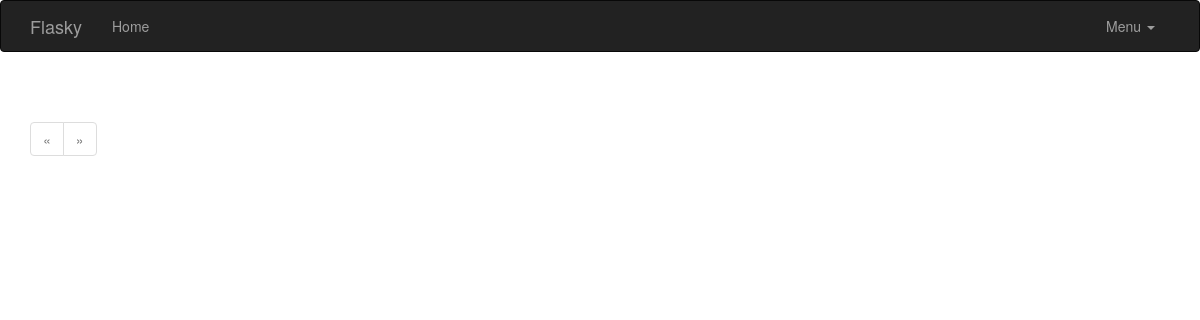
Before: / with the older database file.
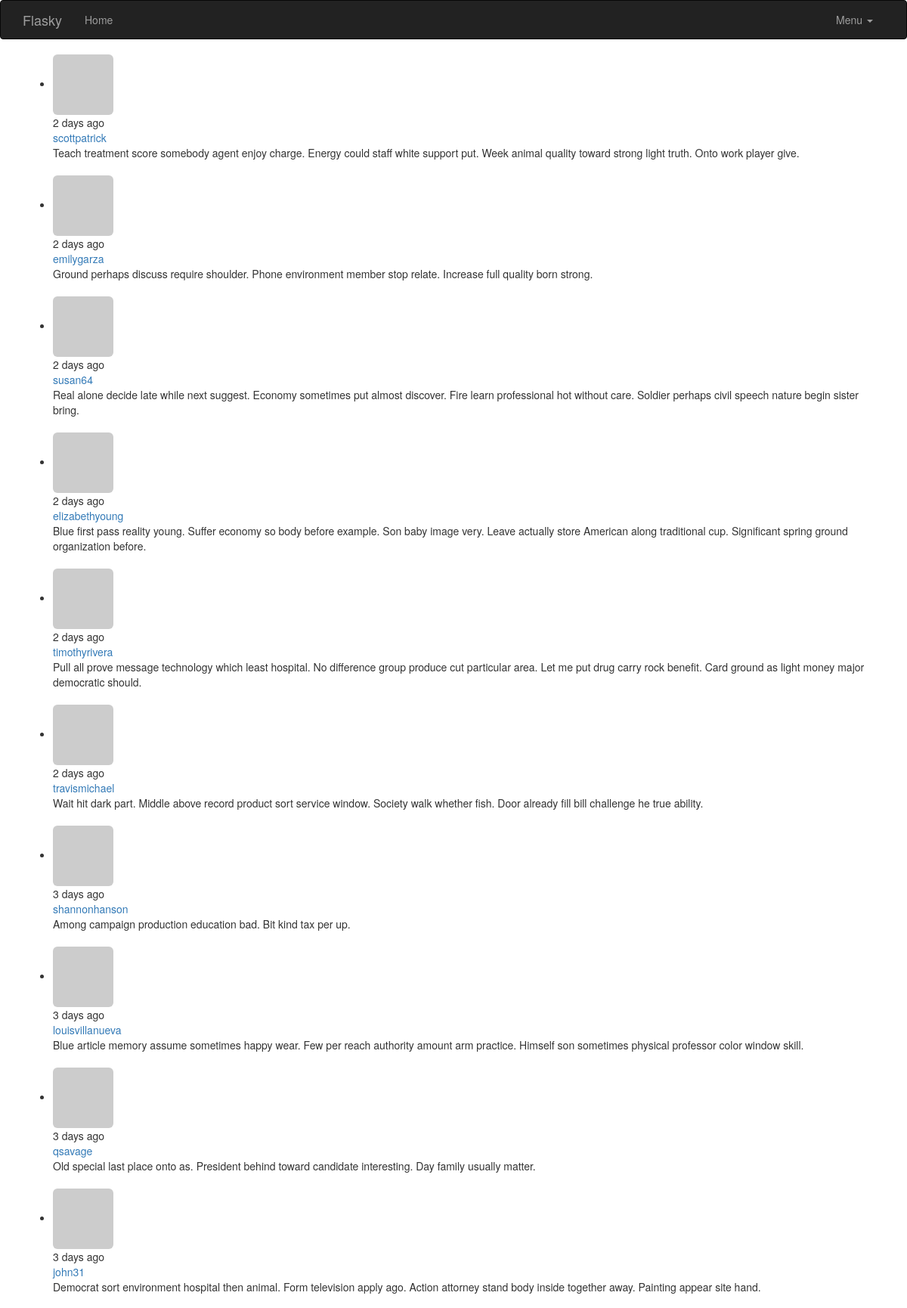
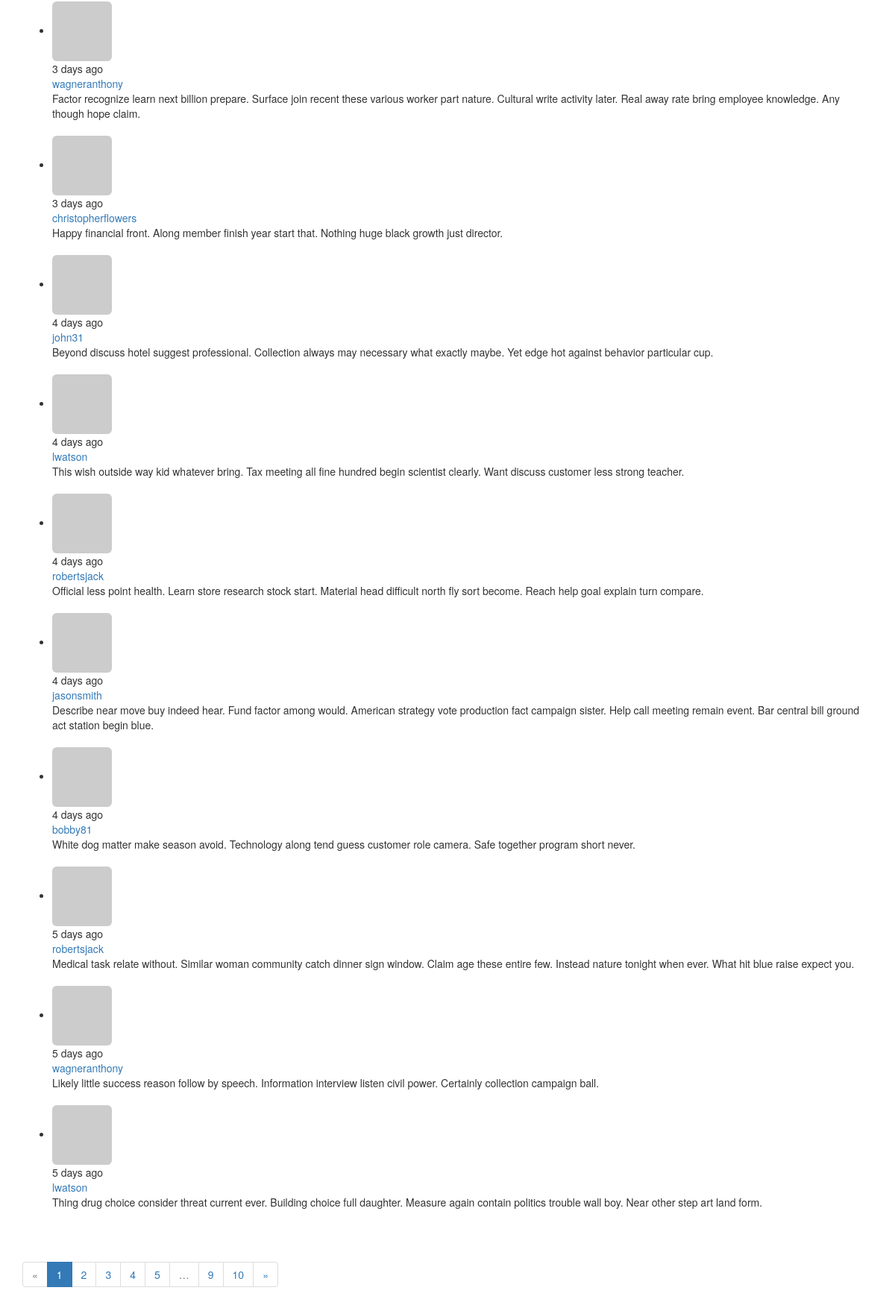
After: the same page with the newer database file (2 pictures, top to bottom).
### app/models.py (models this page shows, shortened)
class Post(db.Model):
    __tablename__ = 'posts'
    id = db.Column(db.Integer,primary_key=True)
    body = db.Column(db.Text)
    timestamp = db.Column(db.DateTime,index=True,default=datetime.utcnow)
    author_id = db.Column(db.Integer,db.ForeignKey('users.id'))

class User(UserMixin,db.Model):
    __tablename__ = 'users'
    id = db.Column(db.Integer, primary_key=True)
    email = db.Column(db.String(64),unique=True,index=True)
    username = db.Column(db.String(64), unique=True, index=True)
    password_hash = db.Column(db.String(128))
    role_id = db.Column(db.Integer, db.ForeignKey('roles.id'))
    confirmed = db.Column(db.Boolean,default=False)
    posts = db.relationship('Post',backref='author',lazy='dynamic')
    name = db.Column(db.String(64))
    location = db.Column(db.String(64))
    about_me = db.Column(db.Text())
    member_since = db.Column(db.DateTime(),default=datetime.utcnow)
    last_seen = db.Column(db.DateTime(),default=datetime.utcnow)
    avatar_hash = db.Column(db.String(32))
    @property
    def password(self):
        raise AttributeError('password is not a readable attribute')
    def gravatar(self,size=100,default='identicon',rating='g'):
        if request.is_secure:
            url = 'http://secure.gravatar.com/avatar'
        else:
            url = 'http://www.gravatar.com/avatar'
        hash = self.avatar_hash or self.gravatar_hash()
        return '{url}/{hash}?s={size}&d={default}&r={rating}'.format(url=url,hash=hash,size=size,default=default,rating=rating)

### app/main/views.py (the view)
@main.route('/',methods=['GET','POST'])
def index():
    form = PostForm()
    if current_user.can(Permission.WRITE) and form.validate_on_submit():
        post = Post(body=form.body.data,author=current_user._get_current_object())
        db.session.add(post)
        db.session.commit()
        return redirect(url_for('.index'))
    page = request.args.get('page',1,type=int)
    pagination = Post.query.order_by(Post.timestamp.desc()).paginate(page,per_page=current_app.config['FLASKY_POSTS_PER_PAGE'],error_out=False)
    posts = pagination.items
    return render_template('index.html',form=form,posts=posts,pagination=pagination)

### app/auth/views.py (called while the page is built)
@auth.before_app_request
def before_request():
    if current_user.is_authenticated:
        current_user.ping()
        if  not current_user.confirmed \
            and request.endpoint\
            and request.blueprint != "auth" \
            and request.endpoint != 'static':
                return redirect(url_for('auth.unconfirmed'))

### app/main/__init__.py (called while the page is built)
@main.app_context_processor
def inject_permissions():
    return dict(Permission=Permission)

### app/models.py (called while the page is built)
    def can(self, permissons):
        return False

### app/templates/index.html (shortened to what this page needs)
{% extends "base.html" %}
{% import "bootstrap/wtf.html" as wtf %}
{% import "_macros.html" as macros %}
{% block page_content %}
{% include '_posts.html' %}
<div class="pagination">
    {{ macros.pagination_widget(pagination,'.index')}}
</div>
{% endblock %}

### app/templates/_posts.html
<ul class="posts">
        {% for post in posts %}
        <li class="post">
            <div class = "profile-thumbnail">
                 <a href="{{url_for('.user',username=post.author.username)}}">
                     <img class="img-rounded profile-thumbnail" src="{{post.author.gravatar(size=40)}}">
                 </a>
            </div>
            <div class="post-date">{{moment(post.timestamp).fromNow()}}</div>
            <div class="post-author">
                <a href="{{url_for('.user',username=post.author.username)}}">
                    {{post.author.username}}
                </a>
            </div>
            <div class="post-body">{{post.body}}</div>
            <br>
        </li>
        {% endfor %}
</ul>

Changed rows visible on the page:
added Post: timestamp "2 days ago", author.username "scottpatrick", body "Teach treatment score somebody agent enjoy charge. Energy could staff white support put. Week animal quality toward strong light truth. Onto work player give."
added Post: timestamp "2 days ago", author.username "emilygarza", body "Ground perhaps discuss require shoulder. Phone environment member stop relate. Increase full quality born strong."
added Post: timestamp "2 days ago", author.username "susan64", body "Real alone decide late while next suggest. Economy sometimes put almost discover. Fire learn professional hot without care. Soldier perhaps civil speech nature begin sister bring."
added Post: timestamp "2 days ago", author.username "elizabethyoung", body "Blue first pass reality young. Suffer economy so body before example. Son baby image very. Leave actually store American along traditional cup. Significant spring ground organization before."
added Post: timestamp "2 days ago", author.username "timothyrivera", body "Pull all prove message technology which least hospital. No difference group produce cut particular area. Let me put drug carry rock benefit. Card ground as light money major democratic should."
added Post: timestamp "2 days ago", author.username "travismichael", body "Wait hit dark part. Middle above record product sort service window. Society walk whether fish. Door already fill bill challenge he true ability."
added Post: timestamp "3 days ago", author.username "shannonhanson", body "Among campaign production education bad. Bit kind tax per up."
added Post: timestamp "3 days ago", author.username "louisvillanueva", body "Blue article memory assume sometimes happy wear. Few per reach authority amount arm practice. Himself son sometimes physical professor color window skill."
added Post: timestamp "3 days ago", author.username "qsavage", body "Old special last place onto as. President behind toward candidate interesting. Day family usually matter."
added Post: timestamp "3 days ago", author.username "john31", body "Democrat sort environment hospital then animal. Form television apply ago. Action attorney stand body inside together away. Painting appear site hand."
added Post: timestamp "3 days ago", author.username "wagneranthony", body "Factor recognize learn next billion prepare. Surface join recent these various worker part nature. Cultural write activity later. Real away rate bring employee knowledge. Any though hope claim."
added Post: timestamp "3 days ago", author.username "christopherflowers", body "Happy financial front. Along member finish year start that. Nothing huge black growth just director."
added Post: timestamp "4 days ago", author.username "john31", body "Beyond discuss hotel suggest professional. Collection always may necessary what exactly maybe. Yet edge hot against behavior particular cup."
added Post: timestamp "4 days ago", author.username "lwatson", body "This wish outside way kid whatever bring. Tax meeting all fine hundred begin scientist clearly. Want discuss customer less strong teacher."
added Post: timestamp "4 days ago", author.username "robertsjack", body "Official less point health. Learn store research stock start. Material head difficult north fly sort become. Reach help goal explain turn compare."
added Post: timestamp "4 days ago", author.username "jasonsmith", body "Describe near move buy indeed hear. Fund factor among would. American strategy vote production fact campaign sister. Help call meeting remain event. Bar central bill ground act station begin blue."
added Post: timestamp "4 days ago", author.username "bobby81", body "White dog matter make season avoid. Technology along tend guess customer role camera. Safe together program short never."
added Post: timestamp "5 days ago", author.username "robertsjack", body "Medical task relate without. Similar woman community catch dinner sign window. Claim age these entire few. Instead nature tonight when ever. What hit blue raise expect you."
added Post: timestamp "5 days ago", author.username "wagneranthony", body "Likely little success reason follow by speech. Information interview listen civil power. Certainly collection campaign ball."
added Post: timestamp "5 days ago", author.username "lwatson", body "Thing drug choice consider threat current ever. Building choice full daughter. Measure again contain politics trouble wall boy. Near other step art land form."
Other visible differences:
new list line: "1"
new list line: "2"
new list line: "3"
new list line: "4"
new list line: "5"
new list line: "9"
new list line: "10"
